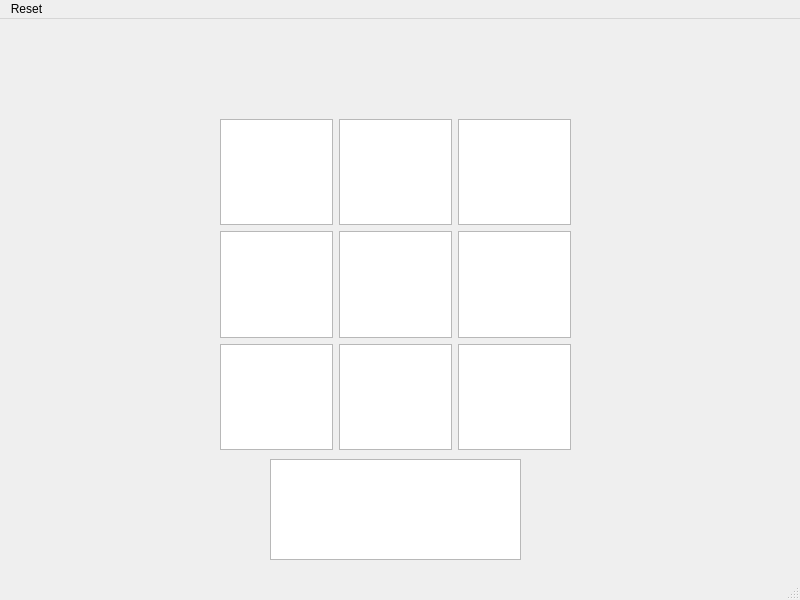
<?xml version="1.0" encoding="UTF-8"?>
<ui version="4.0">
 <class>MainWindow</class>
 <widget class="QMainWindow" name="MainWindow">
  <property name="geometry">
   <rect>
    <x>0</x>
    <y>0</y>
    <width>800</width>
    <height>600</height>
   </rect>
  </property>
  <property name="windowTitle">
   <string>MainWindow</string>
  </property>
  <widget class="QWidget" name="centralwidget">
   <widget class="QWidget" name="gridLayoutWidget">
    <property name="geometry">
     <rect>
      <x>220</x>
      <y>100</y>
      <width>351</width>
      <height>331</height>
     </rect>
    </property>
    <layout class="QGridLayout" name="gridLayout">
     <item row="3" column="3">
      <widget class="QTextEdit" name="textEdit_8">
       <property name="font">
        <font>
         <pointsize>28</pointsize>
        </font>
       </property>
      </widget>
     </item>
     <item row="1" column="1">
      <widget class="QTextEdit" name="textEdit_4">
       <property name="font">
        <font>
         <pointsize>28</pointsize>
        </font>
       </property>
      </widget>
     </item>
     <item row="0" column="3">
      <widget class="QTextEdit" name="textEdit_2">
       <property name="font">
        <font>
         <pointsize>28</pointsize>
        </font>
       </property>
      </widget>
     </item>
     <item row="0" column="1">
      <widget class="QTextEdit" name="textEdit_1">
       <property name="font">
        <font>
         <pointsize>28</pointsize>
        </font>
       </property>
      </widget>
     </item>
     <item row="3" column="1">
      <widget class="QTextEdit" name="textEdit_7">
       <property name="font">
        <font>
         <pointsize>28</pointsize>
        </font>
       </property>
      </widget>
     </item>
     <item row="1" column="3">
      <widget class="QTextEdit" name="textEdit_5">
       <property name="font">
        <font>
         <pointsize>28</pointsize>
        </font>
       </property>
      </widget>
     </item>
     <item row="3" column="4">
      <widget class="QTextEdit" name="textEdit_9">
       <property name="font">
        <font>
         <pointsize>28</pointsize>
        </font>
       </property>
      </widget>
     </item>
     <item row="0" column="4">
      <widget class="QTextEdit" name="textEdit_3">
       <property name="font">
        <font>
         <pointsize>28</pointsize>
        </font>
       </property>
      </widget>
     </item>
     <item row="1" column="4">
      <widget class="QTextEdit" name="textEdit_6">
       <property name="font">
        <font>
         <pointsize>28</pointsize>
        </font>
       </property>
      </widget>
     </item>
    </layout>
   </widget>
   <widget class="QTextBrowser" name="textBrowser">
    <property name="geometry">
     <rect>
      <x>270</x>
      <y>440</y>
      <width>251</width>
      <height>101</height>
     </rect>
    </property>
    <property name="font">
     <font>
      <pointsize>12</pointsize>
     </font>
    </property>
   </widget>
  </widget>
  <widget class="QMenuBar" name="menubar">
   <property name="geometry">
    <rect>
     <x>0</x>
     <y>0</y>
     <width>800</width>
     <height>21</height>
    </rect>
   </property>
   <widget class="QMenu" name="menuReset">
    <property name="title">
     <string>Reset</string>
    </property>
    <addaction name="actionReset_Board_2"/>
   </widget>
   <addaction name="menuReset"/>
  </widget>
  <widget class="QStatusBar" name="statusbar"/>
  <action name="actionReset_Board">
   <property name="text">
    <string>Reset Board</string>
   </property>
  </action>
  <action name="actionReset_Board_2">
   <property name="text">
    <string>Reset Board</string>
   </property>
  </action>
 </widget>
 <resources/>
 <connections/>
</ui>
